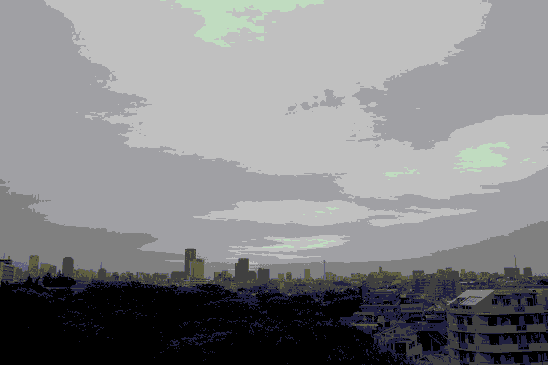
%> input picture cmath/matlab/1-1.bmp, 548 x 365 px
$ octave ex02.m   (GNU Octave 9; MATLAB toolbox functions it lacks are replaced by stand-ins)
%> lines starting %> are read from the running program, lines starting %| are printed output that depends on the picture
%% Contrast Enhancement Techniques
% This example shows several image enhancement approaches.  Three functions are
% particularly suitable for contrast enhancement: |imadjust|, |histeq|, and
% |adapthisteq|.  This example compares their use for enhancing grayscale and
% truecolor images.
%
% Copyright 1993-2013 The MathWorks, Inc.


%% Step 1: Load Images
% Read in two grayscale images:  |pout.tif| and |tire.tif|. Also read in
% an indexed RGB image: |shadow.tif|.

pout = imread('./1-1.bmp');
%> pout: size 365x548 uint8; min 0, max 247, mean 105.1
tire = imread('./1-1.bmp');
[X, map] = imread('./1.bmp');
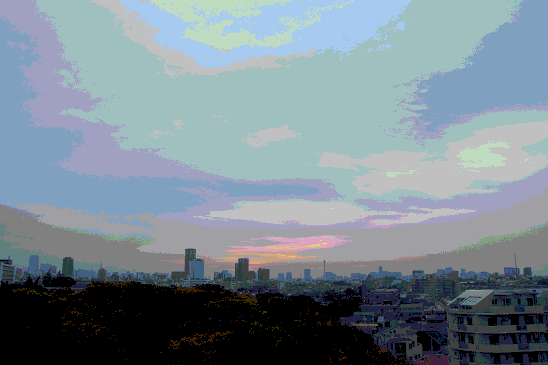
%> input picture cmath/matlab/1.bmp, 548 x 365 px
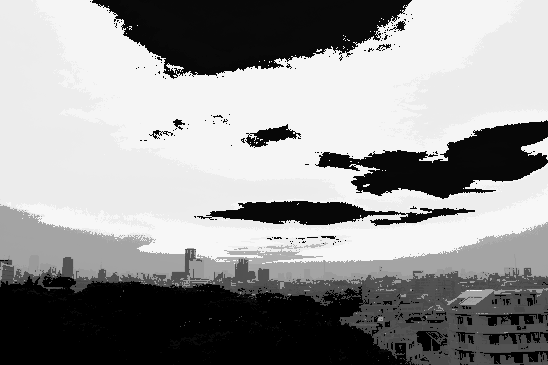
%> X: size 365x548 uint8; min 0, max 247, mean 148.8
%> map = 256 rows, first 12: [0 0 0; 0.502 0 0; 0 0.502 0; 0.502 0.502 0; 0 0 0.502; 0.502 0 0.502; 0 0.502 0.502; 0.753 0.753 0.753; 0.753 0.863 0.753; 0.651 0.792 0.941; 0.251 0.125 0; 0.376 0.125 0]
shadow = ind2rgb(X,map); % convert to truecolor

%% Step 2: Resize Images
% To make the image comparison easier, resize the images to have the
% same width.  Preserve their aspect ratios by scaling their heights.

width = 210;
images = {pout, tire, shadow};
%> images = 3 items

for k = 1:3
  dim = size(images{k});
  images{k} = imresize(images{k},[width*dim(1)/dim(2) width],'bicubic');
end
%> this loop made 3 passes
%> dim on passes 1 to 3: [365 548], [365 548], [365 548 3]

pout = images{1};
%> pout: size 140x210 uint8
tire = images{2};
shadow = images{3};
%> shadow: size 140x210x3 double

%% Step 3: Enhance Grayscale Images
% Using the default settings, compare the effectiveness of the
% following three techniques:
%
% * *|imadjust|* increases the contrast of the image by mapping the values
%              of the input intensity image to new values such that,
%              by default, 1% of the data is saturated at low and high
%              intensities of the input data.
% * *|histeq|* performs histogram equalization. It enhances the contrast
%            of images by transforming the values in an intensity image
%            so that the histogram of the output image
%            approximately matches a specified histogram (uniform distribution
%            by default).
% * *|adapthisteq|* performs contrast-limited adaptive histogram equalization.
%            Unlike |histeq|, it operates on small data regions (tiles)
%            rather than the entire image. Each tile's contrast is
%            enhanced so that the histogram of each output region approximately
%            matches the specified histogram (uniform distribution by default).
%            The contrast enhancement can be limited in order to avoid
%            amplifying the noise which might be present in the image.
%

pout_imadjust = imadjust(pout);
pout_histeq = histeq(pout);
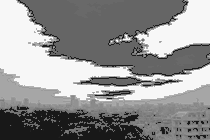
%> pout_histeq: size 140x210 uint8; min 24, max 255, mean 145.2
pout_adapthisteq = adapthisteq(pout);

imshow(pout);
title('Original');

figure, imshow(pout_imadjust);
title('Imadjust');

%%

figure, imshow(pout_histeq);
title('Histeq');

figure, imshow(pout_adapthisteq);
title('Adapthisteq');

%%

tire_imadjust = imadjust(tire);
tire_histeq = histeq(tire);
tire_adapthisteq = adapthisteq(tire);

figure, imshow(tire);
title('Original');

figure, imshow(tire_imadjust);
title('Imadjust');

%%

figure, imshow(tire_histeq);
title('Histeq');

figure, imshow(tire_adapthisteq);
title('Adapthisteq');

%%
% Notice that |imadjust| had little effect on the image of the
% tire, but it caused a drastic change in the case of pout.
% Plotting the histograms of |pout.tif| and |tire.tif| reveals that most
% of the pixels in the first image are concentrated in the center of
% the histogram, while in the case of |tire.tif|, the values are already
% spread out between the minimum of 0 and maximum of 255 thus preventing
% |imadjust| from being effective in adjusting the contrast of the image.

%%
figure, imhist(pout), title('pout.tif');
%> after `title('pout.tif')`:
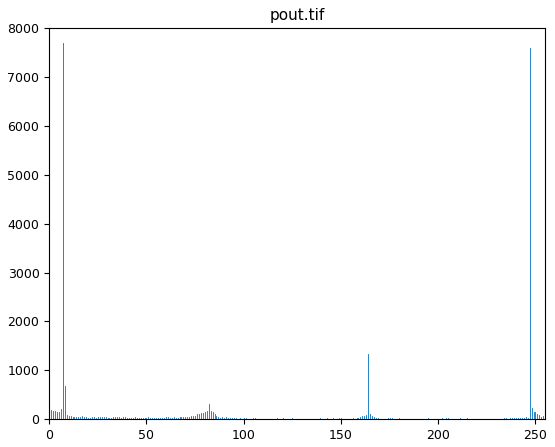
%> figure redrawn from the program's plot data; highest point at x = 7, y = 7695
figure, imhist(tire), title('tire.tif');

%%
% Histogram equalization, on the other hand, substantially changes
% both images. Many of the previously hidden features are exposed,
% especially the debris particles on the tire. Unfortunately, at the same
% time, the enhancement over-saturates several areas of both images.
% Notice how the center of the tire, part of the child's face,
% and the jacket became washed out.
%
% Concentrating on the image of the tire, it would be
% preferable for the center of the wheel to stay at about the same
% brightness while enhancing the contrast in other areas of the image.
% In order for that to happen, a different transformation would have to
% be applied to different portions of the image. The Contrast-Limited Adaptive
% Histogram Equalization technique, implemented in |adapthisteq|, can
% accomplish this.  The algorithm analyzes portions of the image and computes
% the appropriate transformations. A limit on the level of contrast
% enhancement can also be set, thus preventing the over-saturation caused
% by the basic histogram equalization method of |histeq|. This is the
% most sophisticated technique in this example.

%% Step 4: Enhance Color Images
% Contrast enhancement of color images is typically done by transforming an
% image to a color space that has image intensity as one of its components.
% One such color space is L*a*b*. Use color transform functions to convert
% the image from RGB to L*a*b* color space, and then work on
% the luminosity layer 'L*' of the image. Manipulating luminosity affects
% the intensity of the pixels, while preserving the original colors.

srgb2lab = makecform('srgb2lab');
lab2srgb = makecform('lab2srgb');

shadow_lab = applycform(shadow, srgb2lab); % convert to L*a*b*
%> shadow_lab: size 140x210x3 double; mean of channels 1, 2, 3 54.8, -3.4, -6.9

% the values of luminosity can span a range from 0 to 100; scale them
% to [0 1] range (appropriate for MATLAB(R) intensity images of class double)
% before applying the three contrast enhancement techniques
max_luminosity = 100;
L = shadow_lab(:,:,1)/max_luminosity;
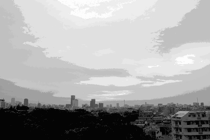
%> L: size 140x210 double; min -0.0148, max 0.858, mean 0.548; drawn with min black and max white

% replace the luminosity layer with the processed data and then convert
% the image back to the RGB colorspace
shadow_imadjust = shadow_lab;
shadow_imadjust(:,:,1) = imadjust(L)*max_luminosity;
%> shadow_imadjust: size 140x210x3 double; mean of channels 1, 2, 3 64.6, -3.4, -6.9
shadow_imadjust = applycform(shadow_imadjust, lab2srgb);

shadow_histeq = shadow_lab;
shadow_histeq(:,:,1) = histeq(L)*max_luminosity;
%> shadow_histeq: size 140x210x3 double; mean of channels 1, 2, 3 53, -3.4, -6.9
shadow_histeq = applycform(shadow_histeq, lab2srgb);
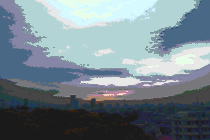
%> shadow_histeq: size 140x210x3 double; mean R, G, B 0.463, 0.521, 0.553

shadow_adapthisteq = shadow_lab;
shadow_adapthisteq(:,:,1) = adapthisteq(L)*max_luminosity;
%> shadow_adapthisteq: size 140x210x3 double; mean of channels 1, 2, 3 69.8, -3.4, -6.9
shadow_adapthisteq = applycform(shadow_adapthisteq, lab2srgb);
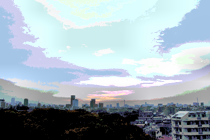
%> shadow_adapthisteq: size 140x210x3 double; mean R, G, B 0.636, 0.693, 0.726

figure, imshow(shadow);
title('Original');

figure, imshow(shadow_imadjust);
title('Imadjust');

%%

figure, imshow(shadow_histeq);
title('Histeq');

figure, imshow(shadow_adapthisteq);
title('Adapthisteq');


displayEndOfDemoMessage(mfilename)
%> (this line was passed over: displayEndOfDemoMessage is not available in this run)
